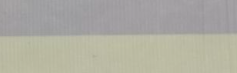
#> input picture Tracing_trail/2.png, 237 x 73 px
$ python trackbar.py
#> lines starting #> are read from the running program, lines starting #| are printed output that depends on the picture
import cv2
import numpy as np

def nothing(x):
    pass

def process_image(image, threshold_low, threshold_high):
    hsv = cv2.cvtColor(image, cv2.COLOR_BGR2HSV)
    binary = cv2.inRange(hsv, threshold_low, threshold_high)
    return binary

def main():
    img = cv2.imread('2.png')
#> img is the input picture: shape (73, 237, 3); mean B, G, R 162.1, 172.8, 174.2
    cv2.namedWindow('image')

    # 设置窗口大小
    cv2.resizeWindow('image', 800, 600)

    cv2.createTrackbar('Hue_Low', 'image', 0, 255, nothing)
    cv2.createTrackbar('Saturation_Low', 'image', 0, 255, nothing)
    cv2.createTrackbar('Value_Low', 'image', 0, 255, nothing)
    cv2.createTrackbar('Hue_High', 'image', 255, 255, nothing)
    cv2.createTrackbar('Saturation_High', 'image', 255, 255, nothing)
    cv2.createTrackbar('Value_High', 'image', 255, 255, nothing)

    while True:
        h_low = cv2.getTrackbarPos('Hue_Low', 'image')
        s_low = cv2.getTrackbarPos('Saturation_Low', 'image')
        v_low = cv2.getTrackbarPos('Value_Low', 'image')
        h_high = cv2.getTrackbarPos('Hue_High', 'image')
        s_high = cv2.getTrackbarPos('Saturation_High', 'image')
        v_high = cv2.getTrackbarPos('Value_High', 'image')

        threshold_low = np.array([h_low, s_low, v_low])
        threshold_high = np.array([h_high, s_high, v_high])

        result = process_image(img, threshold_low, threshold_high)
#> in process_image, `hsv = cv2.cvtColor(image, cv2.COLOR_BGR2HSV)`: hsv: shape (73, 237, 3); mean H, S, V 75.6, 18.9, 174.5
#> in process_image, `binary = cv2.inRange(hsv, threshold_low, threshold_high)`: binary: shape (73, 237); every value is 255
        result = cv2.cvtColor(result, cv2.COLOR_GRAY2BGR)
#> result: shape (73, 237, 3); every value is 255

        cv2.imshow('image', np.hstack([img, result]))
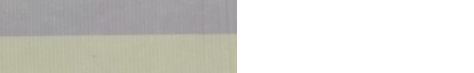
#> window 'image': shape (73, 474, 3); mean B, G, R 208.5, 213.9, 214.6

        if cv2.waitKey(1) & 0xFF == 27:
#> (key Esc is pressed here)
            break

    cv2.destroyAllWindows()

if __name__ == "__main__":
    main()

$ run again, with Tracing_trail/1.jpg saved as Tracing_trail/2.png
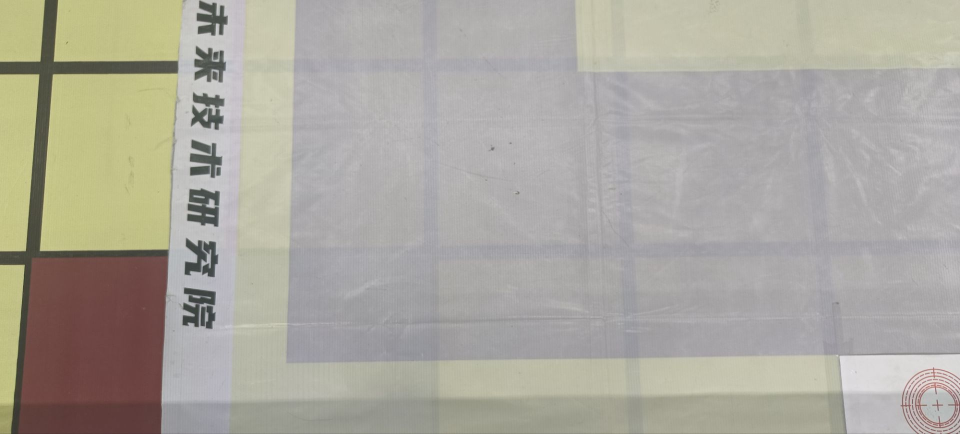
#> input picture Tracing_trail/1.jpg, 1920 x 868 px (shown at 1/2 size)
#> in main, img is the input picture: shape (868, 1920, 3); mean B, G, R 158.1, 167.5, 170.8
#> hsv: shape (868, 1920, 3); mean H, S, V 84.3, 23.2, 171.6
#> binary: shape (868, 1920); every value is 255
#> result: shape (868, 1920, 3); every value is 255
#> in main, `cv2.imshow('image', np.hstack([img, result]))`:
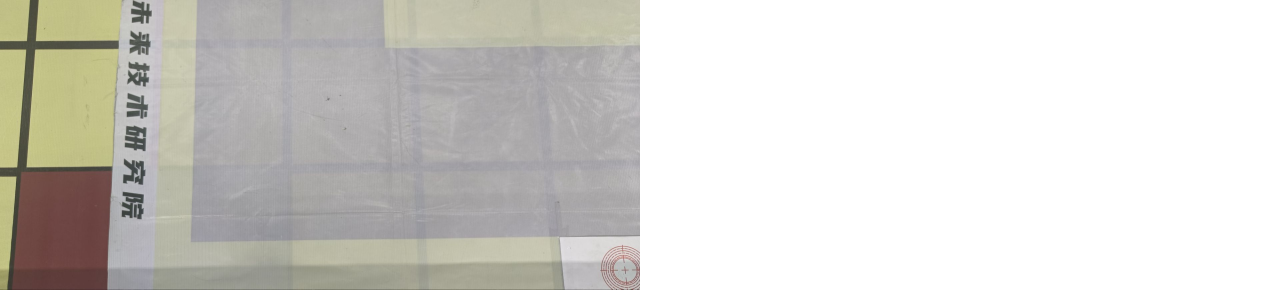
#> window 'image': shape (868, 3840, 3) (shown at 1/3 size); mean B, G, R 206.6, 211.3, 212.9
